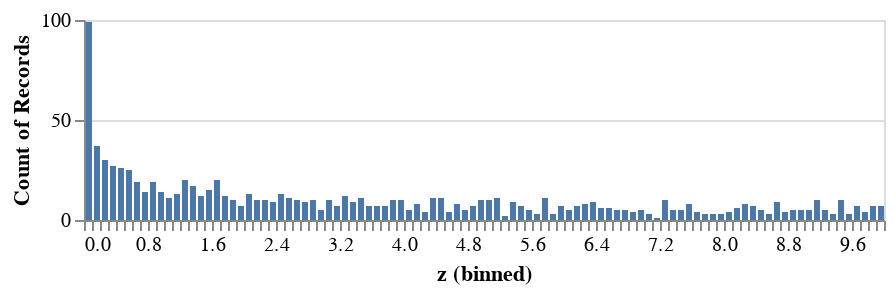

Here is the notebook cell this chart was saved with:
### Code cell
z = [realize_cont(Z) for i in range(1000)] # 1000 draws from Z

plot_df = pd.DataFrame({'z':z})
alt.Chart(plot_df, height=100, width=400).mark_bar().encode(
    alt.X('z', bin=alt.Bin(maxbins=100)),
    y='count()'
)

### Figure 1 — Vega-Lite specification as saved in the notebook (floating-point values rounded to 4 significant figures; data arrays with more than 128 entries replaced by an {"elided": "..."} marker saying what was removed)
{"$schema": "https://vega.github.io/schema/vega-lite/v3.4.0.json", "config": {"mark": {"tooltip": null}, "view": {"height": 300, "width": 400}}, "data": {"name": "data-f23849413c5fcd8d425cc26f982e1718"}, "datasets": {"data-f23849413c5fcd8d425cc26f982e1718": {"elided": "1000 records"}}, "encoding": {"x": {"bin": {"maxbins": 100}, "field": "z", "type": "quantitative"}, "y": {"aggregate": "count", "type": "quantitative"}}, "height": 100, "mark": "bar", "width": 400}
